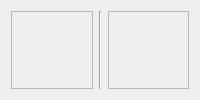
                         <widget class="QWidget" name="page_localization_statics">
                          <layout class="QHBoxLayout" name="horizontalLayout_60">
                           <item>
                            <widget class="QFrame" name="frame_30">
                             <property name="maximumSize">
                              <size>
                               <width>250</width>
                               <height>16777215</height>
                              </size>
                             </property>
                             <property name="frameShape">
                              <enum>QFrame::StyledPanel</enum>
                             </property>
                             <property name="frameShadow">
                              <enum>QFrame::Raised</enum>
                             </property>
                             <layout class="QHBoxLayout" name="horizontalLayout_83"/>
                            </widget>
                           </item>
                           <item>
                            <widget class="Line" name="line_27">
                             <property name="orientation">
                              <enum>Qt::Vertical</enum>
                             </property>
                            </widget>
                           </item>
                           <item>
                            <widget class="QFrame" name="frame_35">
                             <property name="frameShape">
                              <enum>QFrame::StyledPanel</enum>
                             </property>
                             <property name="frameShadow">
                              <enum>QFrame::Raised</enum>
                             </property>
                            </widget>
                           </item>
                          </layout>
                         </widget>
